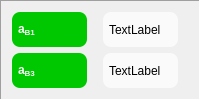
          <widget class="QFrame" name="frame_47">
           <property name="frameShape">
            <enum>QFrame::Panel</enum>
           </property>
           <property name="frameShadow">
            <enum>QFrame::Sunken</enum>
           </property>
           <layout class="QGridLayout" name="gridLayout_48">
            <item row="1" column="0">
             <widget class="QLabel" name="tBeamAperture3_Label_2">
              <property name="font">
               <font>
                <weight>75</weight>
                <bold>true</bold>
               </font>
              </property>
              <property name="styleSheet">
               <string notr="true">QLabel {background-color: #00c800;
color: #fafafa;
border: 0px solid grey;
border-radius: 8px;
padding: 3px;
margin-right: 10px}</string>
              </property>
              <property name="text">
               <string>a&lt;sub&gt;B3&lt;/sub&gt;</string>
              </property>
             </widget>
            </item>
            <item row="0" column="0">
             <widget class="QLabel" name="tBeamAperture1_Label_2">
              <property name="font">
               <font>
                <weight>75</weight>
                <bold>true</bold>
               </font>
              </property>
              <property name="styleSheet">
               <string notr="true">QLabel {background-color: #00c800;
color: #fafafa;
border: 0px solid grey;
border-radius: 8px;
padding: 3px;
margin-right: 10px}</string>
              </property>
              <property name="text">
               <string>a&lt;sub&gt;B1&lt;/sub&gt;</string>
              </property>
             </widget>
            </item>
            <item row="0" column="1">
             <widget class="QLabel" name="beamAperture1_Label_2">
              <property name="styleSheet">
               <string notr="true">QLabel {background-color: #fafafa}
QLabel {color: #000000}
QLabel {border: 0px solid grey}
QLabel {border-radius: 8px}
QLabel {padding: 3px}
QLabel {margin-right: 10px}</string>
              </property>
              <property name="text">
               <string>TextLabel</string>
              </property>
             </widget>
            </item>
            <item row="1" column="1">
             <widget class="QLabel" name="beamAperture3_Label_2">
              <property name="styleSheet">
               <string notr="true">QLabel {background-color: #fafafa}
QLabel {color: #000000}
QLabel {border: 0px solid grey}
QLabel {border-radius: 8px}
QLabel {padding: 3px}
QLabel {margin-right: 10px}</string>
              </property>
              <property name="text">
               <string>TextLabel</string>
              </property>
             </widget>
            </item>
           </layout>
          </widget>
